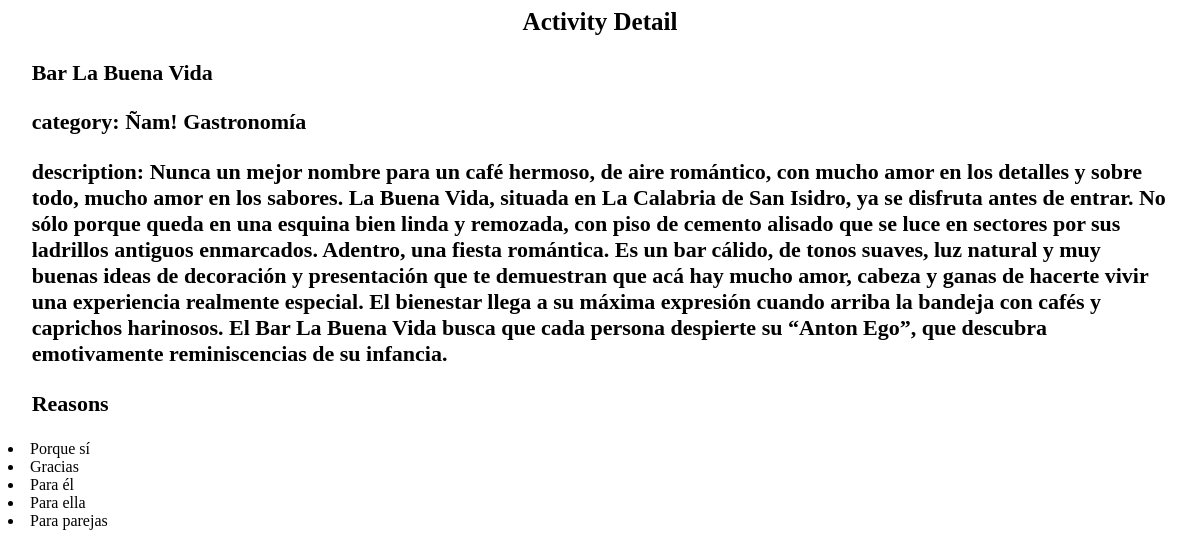
Page /box/1280/activity/1289 on the committed database.
### bigbox/models.py (models this page shows)
class Prodcut(models.Model):
    name = models.CharField(max_length=200)
    internal_name = models.CharField(max_length=200)
    description = models.TextField(verbose_name=u'descripción')
    category = models.ForeignKey(Category, verbose_name='categoría', on_delete=models.CASCADE,null=True, blank=True)
    class Meta:
        abstract = True

class Activity(Prodcut):
    reasons = models.ManyToManyField(Reason, verbose_name='tags', blank=True)
    purchase_available = models.BooleanField(
        verbose_name='disponible venta individual', default=False)

class CommonInfo(models.Model):
    name = models.CharField(max_length=200, verbose_name='nombre')
    slug = models.SlugField()
    order = models.IntegerField(verbose_name=u'orden',default=0)
    class Meta:
        abstract = True

class Category(CommonInfo):
    description = models.TextField(verbose_name=u'descripción')

class Reason(CommonInfo):
    pass

### bigbox/views.py (the view)
# urls.py: path('box/<int:box_id>/activity/<int:id>', detail_activity_view, name="activity"),
def detail_activity_view(request, box_id,id):
    box = Box.objects.get(id=box_id)
    activity = box.activities.get(id=id)
    context = {
        "activity":activity,
        "reasons":activity.reasons.all(),
    }
    return render(request, "bigbox/activity.html", context)

### bigbox/templates/bigbox/activity.html
{%load static%}
<link rel="stylesheet" type="text/css" href="{%static 'css/containers.css' %}">
<h1 class="header">Activity Detail</h1>
<h2 class="pre-header">{{activity.name}}</h2>
<h3 class="pre-header">category: {{activity.category.name}}</h3>
<h3 class="pre-header">description: {{activity.description}}<h3>
<h4 class="pre-header"> Reasons</h4>
<lu>
{%for reason in reasons%}
<li>{{reason.name}}</li>
{%endfor%}
</lu>

### bigbox/static/css/containers.css (style rules this page uses)
.header { text-align: center; font-family: Cambria, Cochin, Georgia, Times, 'Times New Roman', serif; font-size: 25px; }
.pre-header { font-family: Cambria, Cochin, Georgia, Times, 'Times New Roman', serif; font-size: 22px; margin:2%; }

### rows in the picture
Activity: name "Bar La Buena Vida", category.name "Ñam! Gastronomía", description "Nunca un mejor nombre para un café hermoso, de aire romántico, con mucho amor en los detalles y sobre todo, mucho amor en los sabores. La Buena Vida, situada en La Calabria de San Isidro, ya se disfruta antes de entrar. No sólo porque queda en una esquina bien linda y remozada, con piso de cemento alisado que se luce en sectores por sus ladrillos antiguos enmarcados. Adentro, una fiesta romántica. Es un bar cálido, de tonos suaves, luz natural y muy buenas ideas de decoración y presentación que te demuestran que acá hay mucho amor, cabeza y ganas de hacerte vivir una experiencia realmente especial. El bienestar llega a su máxima expresión cuando arriba la bandeja con cafés y caprichos…"
Reason: name "Porque sí"
Reason: name "Gracias"
Reason: name "Para él"
Reason: name "Para ella"
Reason: name "Para parejas"
